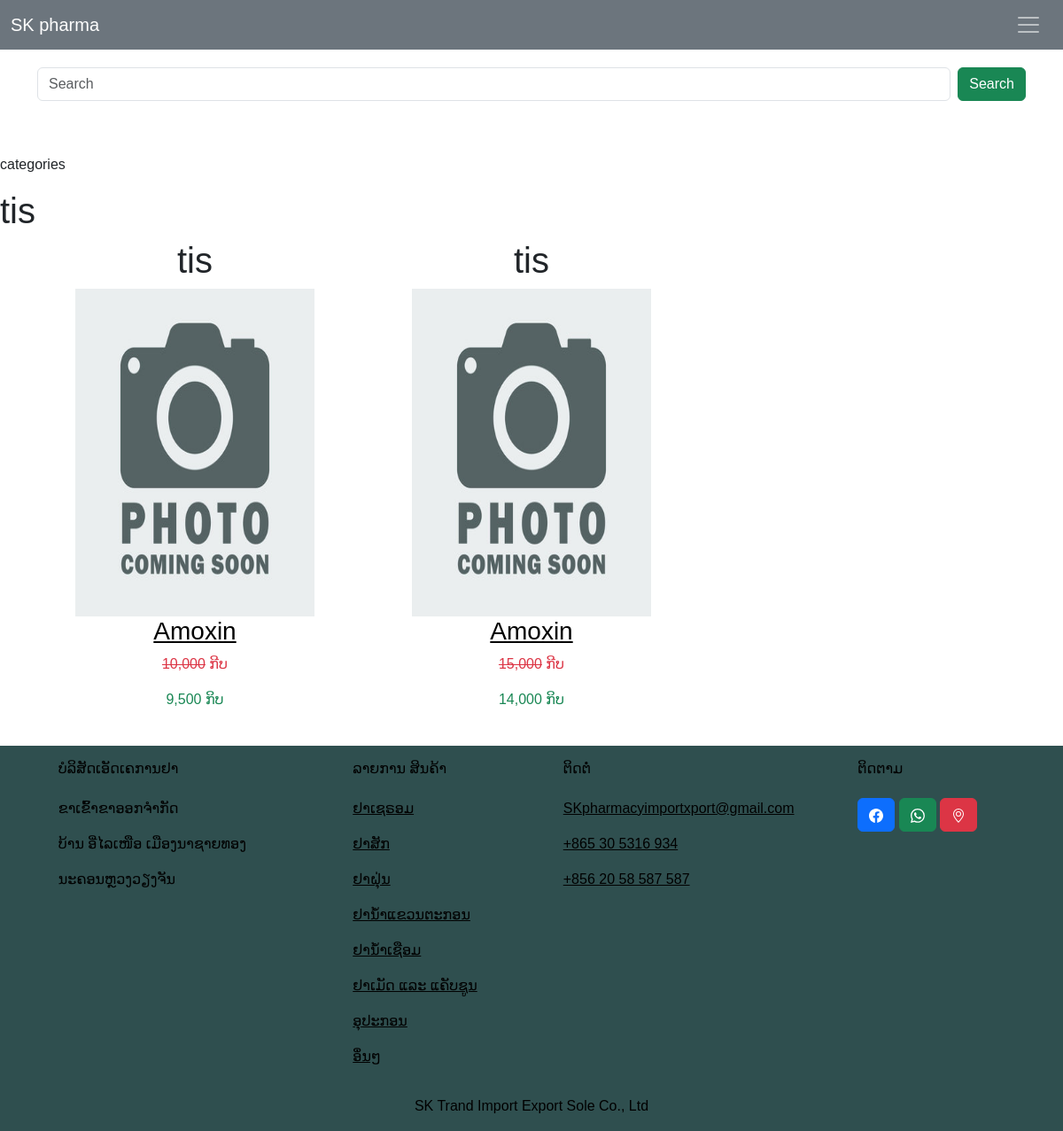
The page /category/ຢານ້ຳເຊືອມ on the database its author committed.
### app_items/models.py (models this page shows, shortened)
class ItemProduct(models.Model):
    name_item = models.CharField(max_length=55)
    dosage_item = models.CharField(max_length=55, null=True, blank=True)
    unit_item = models.ForeignKey(ItemUint, on_delete=models.CharField, null=True, blank=True)
    size_item = models.CharField(max_length=55, null=True, blank=True)
    company_item = models.ForeignKey(ItemCompany, on_delete=models.CASCADE, null=True, blank=True)
    price = models.IntegerField(null=True, blank=True, default=0)
    price_del = models.IntegerField(null=True, blank=True, default=0)
    category_item = models.ForeignKey(ItemCategory, on_delete=models.CASCADE, null=True, blank=True)
    type_item = models.ForeignKey(ItemType, on_delete=models.CASCADE, blank=True)
    description = models.TextField(max_length=500, blank=True, null=True)
    img_item = models.ImageField(max_length=55, blank=True, null=True, default="img_coming_soom.jpg")
    slug = models.SlugField(default="", null=False)
    def price_group(self):
        s = '%d' % self.price
        groups = []
        while s and s[-1].isdigit():
            groups.append(s[-3:])
            s = s[:-3]
        return s + ','.join(reversed(groups))
    def price_del_group(self):
        s = '%d' % self.price_del
        groups = []
        while s and s[-1].isdigit():
            groups.append(s[-3:])
            s = s[:-3]
        return s + ','.join(reversed(groups))

class ItemCategory(models.Model):
    category_item = models.CharField(max_length=255, unique=True, null=True, blank=True)

### app_items/views.py (the view)
# urls.py: path("category/<str:categories>", category_filter, name="category"),
def category_filter(request: HttpRequest, categories):
    if request.method == "GET":
        query_name = request.GET.get(str(categories), categories)
        print(query_name)
        filter = ItemProduct.objects.filter(
            category_item__category_item=query_name)
        categories_product = category(request)
        context = {
            'categories': categories_product,
            'filter': filter
        }
        return render(request, 'category.html', context)

### app_items/views.py (called while the page is built)
def category(requset: HttpRequest):
    categories = ItemCategory.objects.order_by("pk")
    res = []
    [res.append(i) for i in categories if i not in res]
    return res

### app_items/templates/category.html
{% extends 'components/base.html' %}
{% load static %}
{% block content %}
<p > categories </p>
<h1>tis {{ filter.name }}</h1>
 <div class="container">
  <div class="row">
      {% for item in filter %}
      <div class="col-sm-6 col-lg-4 text-center item mb-4">
        <h1>tis {{ filter.name }}</h1>
      <a href="{% url 'single_item' item.id %}">
        <img src="{{ item.img_item.url }}" alt="Image" width="270" height="370"
      /></a>
      <h3 class="text-dark"><a href="#">{{ item.name_item }}</a></h3>
      {% if item.price_del > 1 %}
      <p class="price text-danger"><del>{{ item.price_del_group }}</del> ກີບ</p>
      {% endif %}
      <p class="price text-success">{{ item.price_group }} ກິບ</p>
    </div>
    {% endfor %}
  </div>
</div>
{% endblock %}

### app_items/templates/components/site_footer.html (shortened to what this page needs)
{% load static %}
<footer
  class="text-left text-lg-start text-black"
>
  <div class="container">
    <section class="">
      <div class="row">
        <div class="col-md-3 col-lg-3 col-xl-3 mx-auto mt-3">
          <h6 class="mb-4 font-weight-bold">ບໍລິສັດເອັດເຄການຢາ</h6>
          <p>ຂາເຂົ້າຂາອອກຈຳກັດ</p>
          <p>ບ້ານ ອີ່ໄລເໜືອ ເມືອງນາຊາຍທອງ</p>
          <p>ນະຄອນຫຼວງວຽງຈັນ</p>
        </div>
        <div class="col-md-2 col-lg-2 col-xl-2 mx-auto mt-3">
          <h6 class="mb-4 font-weight-bold">ລາຍການ ສິນຄ້າ</h6>
          {% for category in categories%}
          <p>
            <a class="text-black" href="{% url 'category' category.category_item %}">{{ category.category_item}}</a>
          </p>
          {% endfor %}
        </div>
        <div class="col-md-4 col-lg-3 col-xl-3 mx-auto mt-3">
          <h6 class="mb-4 font-weight-bold">ຕິດຕໍ່</h6>
          <p>
            <a href="mailto:SKpharmacyimportxport@gmail.com"
              >SKpharmacyimportxport@gmail.com</a>
          </p>
          <p>
            <a href="tel:+865 30 5316 934">+865 30 5316 934</a>
          </p>
          <p>
            <a href="tel:+856 20 58 587 587">+856 20 58 587 587</a>
          </p>
        </div>
        <div class="col-md-3 col-lg-2 col-xl-2 mx-auto mt-3">
          <h6 class="mb-4 font-weight-bold">ຕິດຕາມ</h6>
          <a
            name="facebook"
            id="Facebook"
            class="btn btn-primary"
            href="https://www.facebook.com/profile.php?id=100089582071814"
            role="button"
          >
          </a>
          <a
            name="Whatsapp"
            id="Whatsapp"
            class="btn btn-success"
            href="https://wa.me/+8562058587578?text=ສະບາຍດີ"
            role="button"
          >
          </a>
              <path
                d="M0 7.76C0 3.301 3.493 0 8 0s8 3.301 8 7.76-3.493 7.76-8 7.76c-.81 0-1.586-.107-2.316-.307a.639.639 0 0 0-.427.03l-1.588.702a.64.64 0 0 1-.898-.566l-.044-1.423a.639.639 0 0 0-.215-.456C.956 12.108 0 10.092 0 7.76zm5.546-1.459-2.35 3.728c-.225.358.214.761.551.506l2.525-1.916a.48.48 0 0 1 .578-.002l1.869 1.402a1.2 1.2 0 0 0 1.735-.32l2.35-3.728c.226-.358-.214-.761-.551-.506L9.728 7.381a.48.48 0 0 1-.578.002L7.281 5.98a1.2 1.2 0 0 0-1.735.32z"
              /></svg
          <a
            name="Location"
            id="Location"
            class="btn btn-danger"
            href="https://goo.gl/maps/PLDnY9YkpJ73ZRPS6"
            role="button"
            ></a>
        </div>
      </div>
    </section>
  </div>
  <div class="text-center p-3"
    © 2023 Copyright:
    <a class="text-black">SK Trand Import Export Sole Co., Ltd</a>
  </div>
</footer>

### app_items/static/css/style.css (style rules this page uses)
:root { --dark: darkslategray; }
* { margin: 0; padding: 0; box-sizing: border-box; font-family: 'Noto Sans Lao Looped', sans-serif; }
body { height: 100vh; background-image: './images/bg_1.jpg'; }
footer { background-color: var(--dark); }
a { color: #000; }

### rows shown on the page
ItemProduct: img_item (picture), name_item "Amoxin", price_del_group "10,000", price_group "9,500"
ItemProduct: img_item (picture), name_item "Amoxin", price_del_group "15,000", price_group "14,000"
ItemCategory: category_item "ຢາເຊຣອມ"
ItemCategory: category_item "ຢາສັກ"
ItemCategory: category_item "ຢາຝຸ່ນ"
ItemCategory: category_item "ຢານ້ຳແຂວນຕະກອນ"
ItemCategory: category_item "ຢານ້ຳເຊືອມ"
ItemCategory: category_item "ຢາເມັດ ແລະ ແຄັບຊູນ"
ItemCategory: category_item "ອຸປະກອນ"
ItemCategory: category_item "ອຶ່ນໆ"
